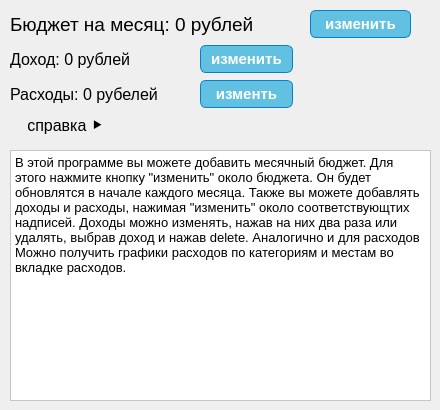
    <widget class="QWidget" name="page">
     <widget class="QLabel" name="budget_label">
      <property name="geometry">
       <rect>
        <x>10</x>
        <y>10</y>
        <width>301</width>
        <height>28</height>
       </rect>
      </property>
      <property name="font">
       <font>
        <pointsize>14</pointsize>
       </font>
      </property>
      <property name="text">
       <string>Бюджет на месяц: 0 рублей</string>
      </property>
      <property name="alignment">
       <set>Qt::AlignLeading|Qt::AlignLeft|Qt::AlignVCenter</set>
      </property>
     </widget>
     <widget class="QPushButton" name="edit_budget">
      <property name="geometry">
       <rect>
        <x>310</x>
        <y>10</y>
        <width>101</width>
        <height>28</height>
       </rect>
      </property>
      <property name="styleSheet">
       <string notr="true">#edit_budget {
	background:linear-gradient(to bottom, #62c1e0 5%, #019ad2 100%);
	background-color:#62c1e0;
	border-radius:6px;
	border:1px solid #057fd0;
	color:#ffffff;
	font-family:Arial;
	font-size:15px;
	font-weight:bold;
	padding:6px 6px;
	text-decoration:none;
}
#edit_budget:hover {
	background:linear-gradient(to bottom, #019ad2 5%, #62c1e0 100%);
	background-color:#019ad2;
}
#edit_budget:active {
	position:relative;
	top:1px;
}
</string>
      </property>
      <property name="text">
       <string>изменить</string>
      </property>
     </widget>
     <widget class="QPushButton" name="edit_expance">
      <property name="geometry">
       <rect>
        <x>200</x>
        <y>80</y>
        <width>93</width>
        <height>28</height>
       </rect>
      </property>
      <property name="styleSheet">
       <string notr="true">#edit_expance {
	background:linear-gradient(to bottom, #62c1e0 5%, #019ad2 100%);
	background-color:#62c1e0;
	border-radius:6px;
	border:1px solid #057fd0;
	color:#ffffff;
	font-family:Arial;
	font-size:15px;
	font-weight:bold;
	padding:6px 6px;
	text-decoration:none;
}
#edit_expance:hover {
	background:linear-gradient(to bottom, #019ad2 5%, #62c1e0 100%);
	background-color:#019ad2;
}
#edit_expance:active {
	position:relative;
	top:1px;
}
</string>
      </property>
      <property name="text">
       <string>изменть</string>
      </property>
     </widget>
     <widget class="QLabel" name="expance_label">
      <property name="geometry">
       <rect>
        <x>10</x>
        <y>80</y>
        <width>183</width>
        <height>28</height>
       </rect>
      </property>
      <property name="font">
       <font>
        <pointsize>12</pointsize>
       </font>
      </property>
      <property name="text">
       <string>Расходы: 0 рубелей</string>
      </property>
     </widget>
     <widget class="QLabel" name="income_label">
      <property name="geometry">
       <rect>
        <x>10</x>
        <y>45</y>
        <width>152</width>
        <height>28</height>
       </rect>
      </property>
      <property name="font">
       <font>
        <pointsize>12</pointsize>
       </font>
      </property>
      <property name="text">
       <string>Доход: 0 рублей</string>
      </property>
     </widget>
     <widget class="QPushButton" name="edit_income">
      <property name="geometry">
       <rect>
        <x>200</x>
        <y>45</y>
        <width>93</width>
        <height>28</height>
       </rect>
      </property>
      <property name="styleSheet">
       <string notr="true">#edit_income {
	background:linear-gradient(to bottom, #62c1e0 5%, #019ad2 100%);
	background-color:#62c1e0;
	border-radius:6px;
	border:1px solid #057fd0;
	color:#ffffff;
	font-family:Arial;
	font-size:15px;
	font-weight:bold;
	padding:6px 6px;
	text-decoration:none;
}
#edit_income:hover {
	background:linear-gradient(to bottom, #019ad2 5%, #62c1e0 100%);
	background-color:#019ad2;
}
#edit_income:active {
	position:relative;
	top:1px;
}
</string>
      </property>
      <property name="text">
       <string>изменить</string>
      </property>
     </widget>
     <widget class="QPushButton" name="help">
      <property name="geometry">
       <rect>
        <x>10</x>
        <y>110</y>
        <width>111</width>
        <height>31</height>
       </rect>
      </property>
      <property name="font">
       <font>
        <pointsize>12</pointsize>
       </font>
      </property>
      <property name="styleSheet">
       <string notr="true"/>
      </property>
      <property name="text">
       <string>справка ⯈</string>
      </property>
      <property name="checkable">
       <bool>true</bool>
      </property>
      <property name="checked">
       <bool>false</bool>
      </property>
      <property name="autoRepeat">
       <bool>false</bool>
      </property>
      <property name="autoExclusive">
       <bool>false</bool>
      </property>
      <property name="default">
       <bool>false</bool>
      </property>
      <property name="flat">
       <bool>true</bool>
      </property>
     </widget>
     <widget class="QPlainTextEdit" name="help_text">
      <property name="geometry">
       <rect>
        <x>10</x>
        <y>150</y>
        <width>421</width>
        <height>251</height>
       </rect>
      </property>
      <property name="font">
       <font>
        <pointsize>10</pointsize>
       </font>
      </property>
      <property name="styleSheet">
       <string notr="true">background-color: #FFFFFF;</string>
      </property>
      <property name="readOnly">
       <bool>true</bool>
      </property>
      <property name="plainText">
       <string>В этой программе вы можете добавить месячный бюджет. Для этого нажмите кнопку &quot;изменить&quot; около бюджета. Он будет обновлятся в начале каждого месяца. Также вы можете добавлять доходы и расходы, нажимая &quot;изменить&quot; около соответствующтих надписей. Доходы можно изменять, нажав на них два раза или удалять, выбрав доход и нажав delete. Аналогично и для расходов Можно получить графики расходов по категориям и местам во вкладке расходов.</string>
      </property>
     </widget>
    </widget>
